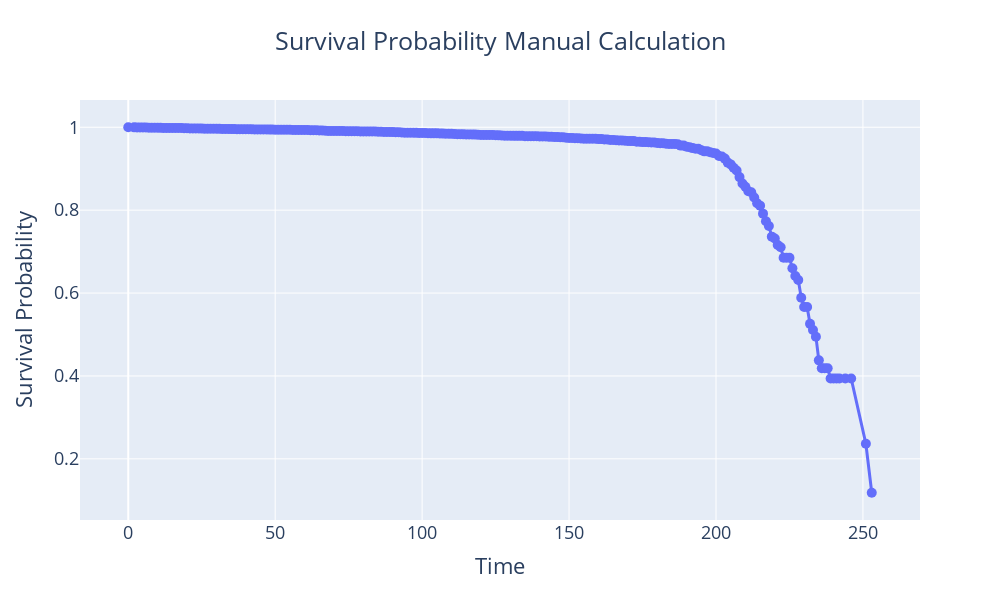

Notebook code for this chart:
### Code cell
# Create a line chart
fig = go.Figure()

# Add a line trace
fig.add_trace(go.Scatter(x=df_survival['Time'], y=df_survival['Survival Probability'], mode='lines+markers', 
                         marker=dict(symbol='circle', size=10), line=dict(width=3)))

# Add axis labels and title
fig.update_layout(
    xaxis_title='Time',
    yaxis_title='Survival Probability',
    title='Survival Probability Manual Calculation',
    width=1000,
    height=600,
    title_x=0.5,
    title_xanchor='center',
    font=dict(
        size=18 
    )
)

# Show the plot
fig.show()

### Figure 1 — Plotly figure (JSON) as saved in the notebook; plotly's stock layout.template omitted (floating-point values rounded to 4 significant figures; data arrays with more than 128 entries replaced by an {"elided": "..."} marker saying what was removed)
{"data": [{"line": {"width": 3}, "marker": {"size": 10, "symbol": "circle"}, "mode": "lines+markers", "type": "scatter", "x": {"elided": "246 int values"}, "y": {"elided": "246 float values"}}], "layout": {"font": {"size": 18}, "height": 600, "title": {"text": "Survival Probability Manual Calculation", "x": 0.5, "xanchor": "center"}, "width": 1000, "xaxis": {"title": {"text": "Time"}}, "yaxis": {"title": {"text": "Survival Probability"}}}}
